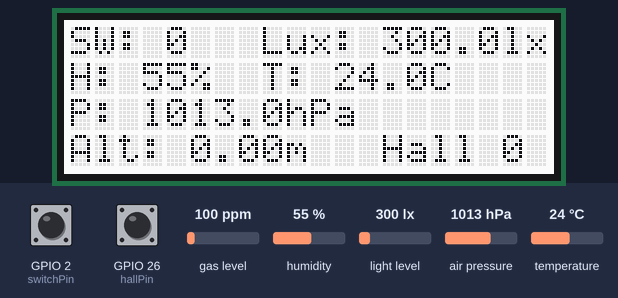
The sketch below on a simulated ESP32. Shown: 20×4 character LCD. The inputs (shaded band) are chosen by the test bench; at power-on: air pressure 1013 hPa, light level 300 lx, GPIO 2 (switchPin) HIGH, GPIO 26 (hallPin) HIGH, gas level 100 ppm, humidity 55 %, temperature 24 °C. What the sketch prints to the serial monitor is not drawn.

Above: at 3.2 s.
3.3 s: air pressure set to 952 hPa
At 4.1 s:
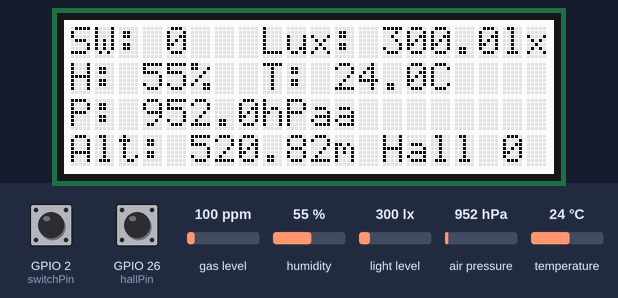
4.8 s: light level set to 40 lx
At 5.4 s:
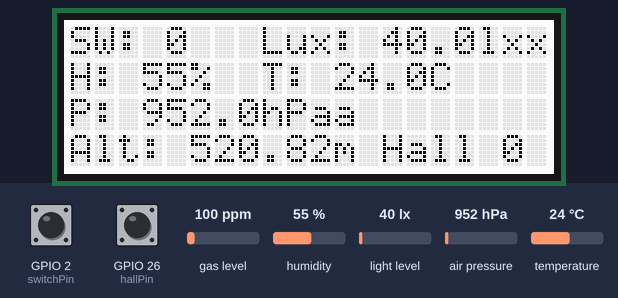
6.5 s: air pressure set to 1000 hPa
At 7.8 s:
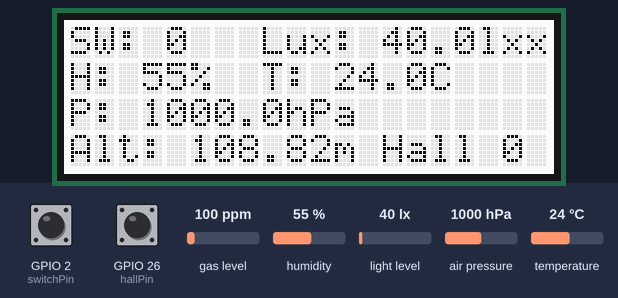
8.1 s: light level set to 1000 lx
At 9.6 s:
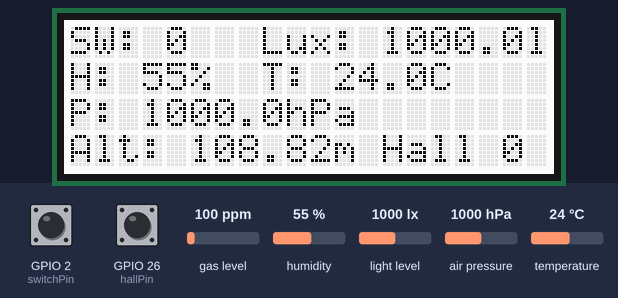
9.9 s: air pressure set to 975 hPa
At 10.8 s:
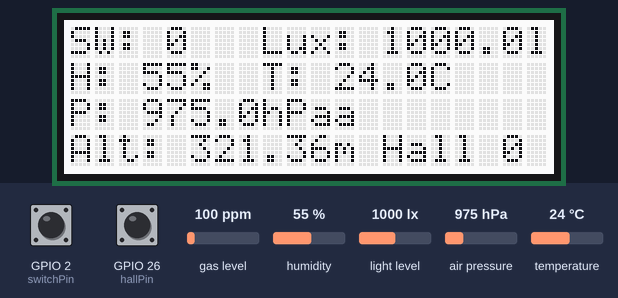
11.6 s: air pressure set to 1014 hPa
At 12.0 s:
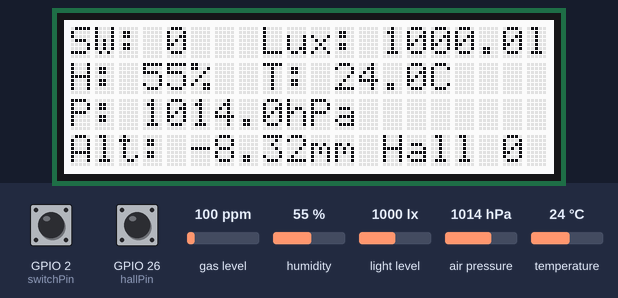
Timing chart, 0 to 14.6 s (numbered marks = the images above; inputs shaded):
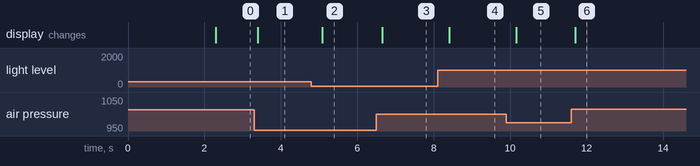

Measured:
- after the input at 3.3 s, the display: changes after 0.09 s (image 1)
- after the input at 4.8 s, the display: changes after 0.29 s (image 2)
- after the input at 6.5 s, the display: changes after 0.16 s (image 3)
- after the input at 8.1 s, the display: changes after 0.30 s (image 4)
- after the input at 9.9 s, the display: changes after 0.26 s (image 5)
- after the input at 11.6 s, the display: changes after 0.10 s (image 6)

The sketch:

light_humidity.ino
```cpp
#include <Wire.h>
#include <BH1750.h>
#include <Adafruit_Sensor.h>
#include <Adafruit_BME680.h>
#include <SerLCD.h>
#define SEALEVELPRESSURE_HPA (1013.25)

// Sensors
BH1750 lightSensor;
Adafruit_BME680 bme; // Uses I2C
SerLCD lcd; // Qwiic display

// Collision switch pin
const int switchPin = 2;
bool collisionDetected = false;
const int hallPin = 26;       // Digital pin connected to the sensor output
int hall = 0;
float alt_off = 0;
bool first = true;
void setup() {
  Wire.begin(); // Join I2C bus
  Serial.begin(115200);

  // Setup collision pin
  pinMode(switchPin, INPUT_PULLUP); // NO config, internal pull-up
    pinMode(hallPin, INPUT_PULLUP);   // Set sensor pin as input


  // Initialize Light Sensor
  if (!lightSensor.begin()) {
    Serial.println("BH1750 not found");
    while (1);
  }

  // Initialize BME680
  if (!bme.begin()) {
    Serial.println("BME680 not found");
    while (1);
  }

  // Configure BME680 settings
  bme.setTemperatureOversampling(BME680_OS_8X);
  bme.setHumidityOversampling(BME680_OS_2X);
  bme.setPressureOversampling(BME680_OS_4X);
  bme.setGasHeater(320, 150); // 320*C for 150ms

  // Initialize LCD
  lcd.begin(Wire); // Use default I2C address 0x72
  lcd.setBacklight(255, 255, 255); // Full brightness
  lcd.clear();
  lcd.setContrast(5);
  lcd.setCursor(0, 0);
  lcd.print("Initializing...");
  lcd.clear();
  delay(2000);
}

void loop() {
  // Read light sensor
  float lux = lightSensor.readLightLevel();

  // Read BME680
  if (!bme.performReading()) {
    Serial.println("BME680 failed to perform reading");
    return;
  }

  float temp = bme.temperature;
  float hum = bme.humidity;
  float pres = bme.pressure / 100.0; // Pa to hPa
  float gas = bme.gas_resistance / 1000.0; // Ohms to KOhms
  float alt = bme.readAltitude(SEALEVELPRESSURE_HPA);
  if (first){
      alt_off = alt;
      first = false;
  }

  // Read collision switch
  int switchState = digitalRead(switchPin);
  collisionDetected = (switchState == LOW); // Pressed = collision

  int sensorState = digitalRead(hallPin);  // Read the sensor
  if (sensorState == LOW) {
    Serial.println("Magnet detected!");
  } else {
    Serial.println("No magnet.");
  }

  // // Debug output
  // Serial.print("Lux: "); Serial.print(lux); Serial.print(" lx, ");
  // Serial.print("Temp: "); Serial.print(temp); Serial.print(" C, ");
  // Serial.print("Hum: "); Serial.print(hum); Serial.print(" %, ");
  // Serial.print("Pres: "); Serial.print(pres); Serial.print(" hPa, ");
  // Serial.print("Gas: "); Serial.print(gas); Serial.print(" KOhms, ");
  Serial.print("Alt: "); Serial.print(alt-alt_off); Serial.print(" m, ");
  // Serial.print("Collision: "); Serial.println(collisionDetected ? "YES" : "NO");

  // LCD Display
  // lcd.clear();
  lcd.setCursor(0, 0);
  lcd.print("SW: ");
  if (collisionDetected) {
    lcd.print("1");
  } else {
    lcd.print("0");
  }
  lcd.print("   Lux: "); lcd.print(lux, 1); lcd.print("lx");
  lcd.setCursor(0, 1);
  lcd.print("H: ");lcd.print(hum, 0);lcd.print("%");
  lcd.print("  T: "); lcd.print(temp, 1); lcd.print("C");


  lcd.setCursor(0, 2);
  // lcd.print("Gas:"); lcd.print(gas, 1); lcd.print(" kOhms");
  lcd.print("P: ");lcd.print(pres, 1); lcd.print("hPa");


  lcd.setCursor(0, 3);
  lcd.print("Alt: ");lcd.print(alt-alt_off); lcd.print("m");
  lcd.setCursor(13,3);
  lcd.print("Hall ");lcd.print(abs(sensorState-1), 1);
}
```
